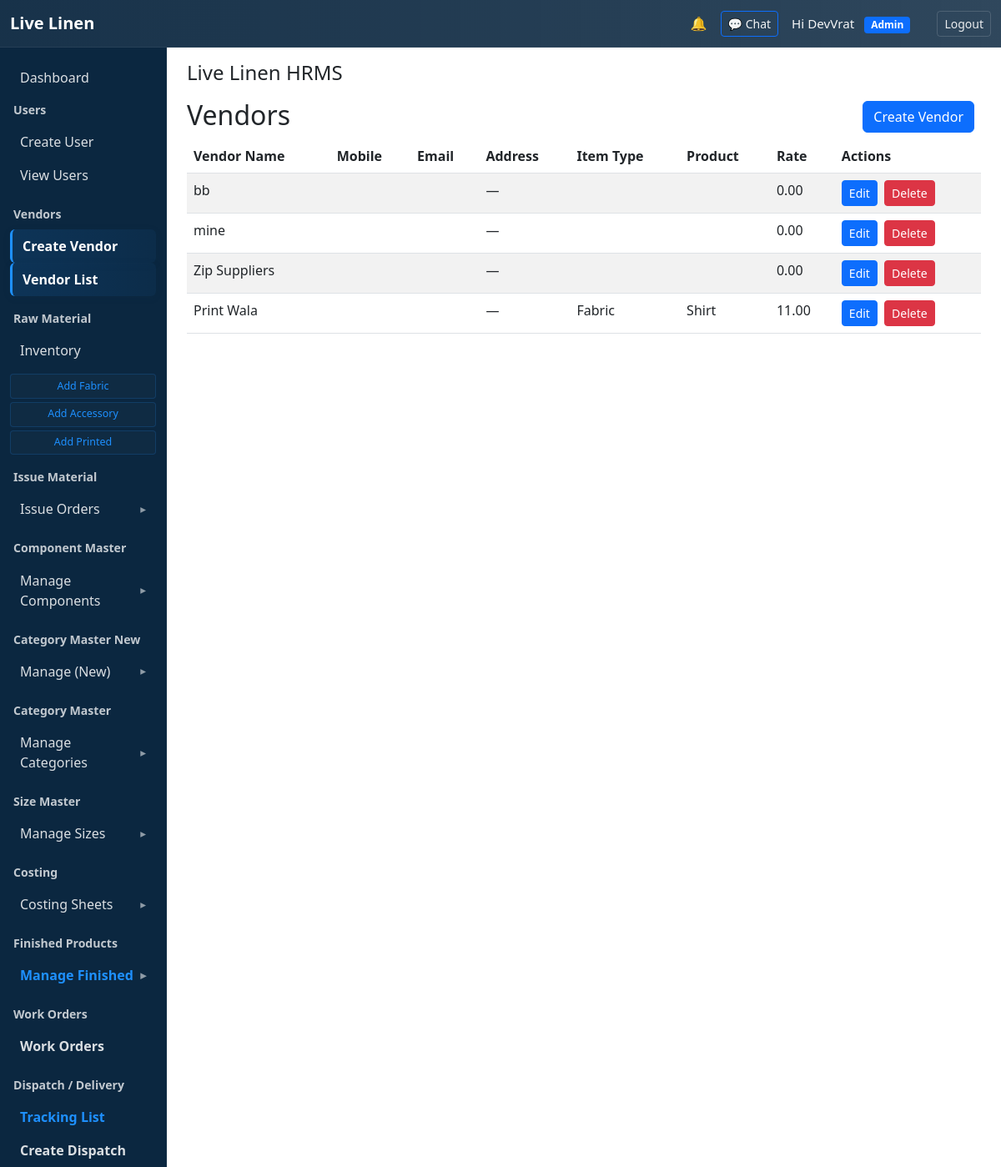
The app's page /vendors/ (signed in), older data.
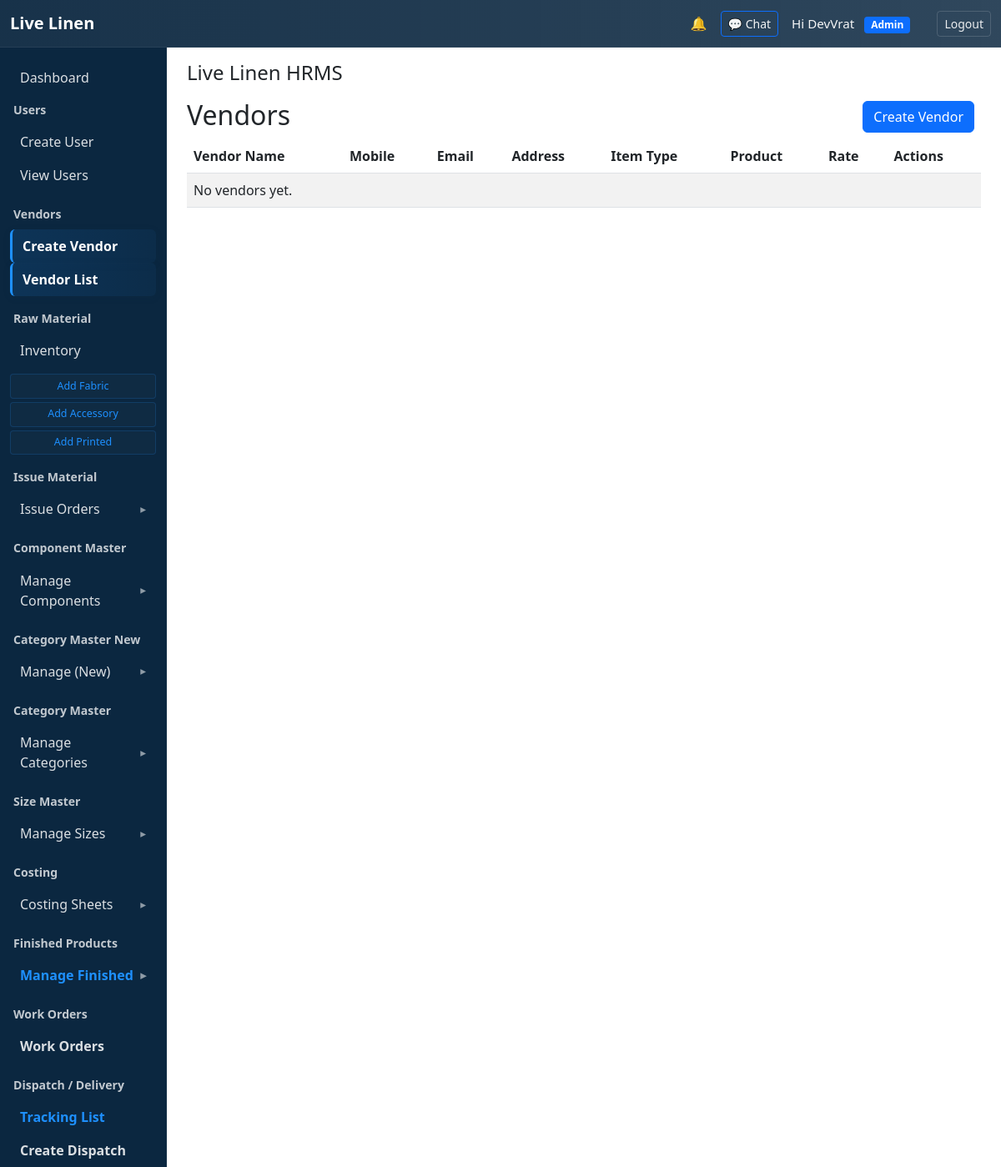
The same page, newer data.
### vendors/models.py (models this page shows, shortened)
class Vendor(models.Model):
    ITEM_CHOICES = [
        ('Fabric', 'Fabric'),
        ('Accessories', 'Accessories'),
        ('Print', 'Print'),
        ('Dyeing', 'Dyeing'),
    ]
    vendor_name = models.CharField(max_length=200)
    mobile_no = models.CharField(max_length=15, blank=True)
    email = models.EmailField(blank=True)
    address = models.TextField(blank=True)
    item_type = models.CharField(max_length=32, choices=ITEM_CHOICES)
    product = models.CharField(max_length=200)
    rate = models.DecimalField(max_digits=12, decimal_places=2, help_text='Rate per unit')
    created_at = models.DateTimeField(auto_now_add=True)

### vendors/views.py (the view)
# urls.py: path("", views.vendor_list, name="list"),
@login_required
def vendor_list(request):
    vendors = Vendor.objects.all().order_by("-created_at")
    can_edit = request.user.is_superuser or request.user.groups.filter(name__in=["Admin", "Manager"]).exists()
    can_create = request.user.is_superuser or request.user.groups.filter(name__in=["Admin", "Manager", "Employee"]).exists()
    can_delete = request.user.is_superuser or request.user.groups.filter(name="Admin").exists()
    return render(
        request,
        "vendors/vendor_list.html",
        {
            "vendors": vendors,
            "can_edit": can_edit,
            "can_create": can_create,
            "can_delete": can_delete,
        },
    )

### core/context_processors.py (called while the page is built)
def unread_notifications_count(request):
    if not getattr(request, 'user', None) or not request.user.is_authenticated:
        return {'unread_notifications_count': 0}
    try:
        unread = request.user.notifications.filter(is_read=False).count()
    except Exception:
        unread = 0
    return {'unread_notifications_count': unread}

### templates/vendors/vendor_list.html (shortened to what this page needs)
{% extends 'base.html' %}
{% block content %}
<h2 class="d-flex align-items-center justify-content-between">
  <span>Vendors</span>
  <span>
    {% if can_create %}
      <a class="btn btn-primary me-2" href="{% url 'vendors:create' %}">Create Vendor</a>
    {% endif %}
  </span>
</h2>
<table class="table table-striped">
  <thead>
    <tr>
      <th>Vendor Name</th>
      <th>Mobile</th>
      <th>Email</th>
      <th>Address</th>
      <th>Item Type</th>
      <th>Product</th>
      <th>Rate</th>
      <th>Actions</th>
    </tr>
  </thead>
  <tbody>
    {% for v in vendors %}
      <tr>
        <td>{{ v.vendor_name }}</td>
        <td>{{ v.mobile_no }}</td>
        <td>{{ v.email }}</td>
        <td>{{ v.address|default:"—" }}</td>
        <td>{{ v.item_type }}</td>
        <td>{{ v.product }}</td>
        <td>{{ v.rate }}</td>
        <td>
          {% if can_edit %}
            <a class="btn btn-sm btn-primary" href="{% url 'vendors:edit' v.pk %}">Edit</a>
          {% endif %}
          {% if can_delete %}
            <form method="post" action="{% url 'vendors:delete' v.pk %}" class="d-inline ms-1 delete-vendor-form">
              <button
                type="submit"
                class="btn btn-sm btn-danger"
                onclick="return confirm('Are you sure you want to permanently delete this vendor?');">
                Delete
              </button>
            </form>
          {% endif %}
        </td>
      </tr>
    {% empty %}
      <tr><td colspan="8">No vendors yet.</td></tr>
    {% endfor %}
  </tbody>
</table>
{% endblock %}

Row changes from the older to the newer data that the page shows:
removed Vendor: vendor_name "bb", address "—", rate "0.00"
removed Vendor: vendor_name "mine", address "—", rate "0.00"
removed Vendor: vendor_name "Zip Suppliers", address "—", rate "0.00"
removed Vendor: vendor_name "Print Wala", address "—", item_type "Fabric", product "Shirt", rate "11.00"
Text that changed along with them:
text now shown: "No vendors yet."
